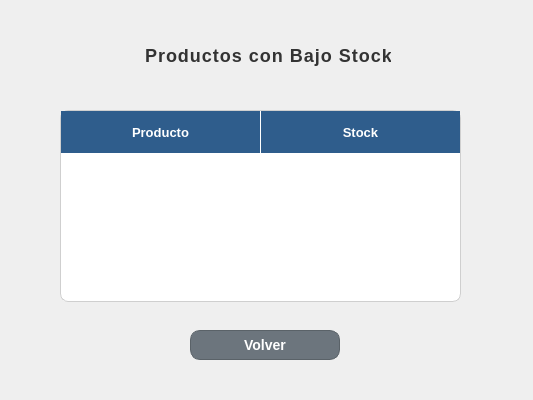
<?xml version="1.0" encoding="UTF-8"?>
<ui version="4.0">
 <class>Dialog</class>
 <widget class="QDialog" name="Dialog">
  <property name="geometry">
   <rect>
    <x>0</x>
    <y>0</y>
    <width>533</width>
    <height>400</height>
   </rect>
  </property>
  <property name="windowTitle">
   <string>Dialog</string>
  </property>
  <property name="styleSheet">
   <string notr="true">QWidget#Form {
    background-color: #F8FAF6; /* Un blanco roto/claro muy elegante */
}


QLabel#label {
    color: #2C3E50;
    font-size: 18px;
    font-weight: bold;
    letter-spacing: 1px;
    margin-bottom: 10px;
}

/* Estilo para las etiquetas de texto (Nombre, Usuario, etc.) */
QLabel {
    color: #4A5568;
    font-size: 13px;
    font-weight: bold;
}

/* Campos de Texto e Inputs */
QLineEdit, QComboBox {
    background-color: #FFFFFF;
    border: 1px solid #CBD5E1;
    border-radius: 6px;
    padding: 5px 10px;
    font-size: 13px;
    color: #334155;
}

QLineEdit:focus, QComboBox:focus {
    border: 2px solid #FF9100; /* Resalta en naranja al hacer clic */
}

/* La Tabla de Usuarios */
QTableWidget {
    background-color: #FFFFFF;
    border: 1px solid #E2E8F0;
    border-radius: 8px;
    gridline-color: #F1F5F9;
    font-size: 13px;
}

QHeaderView::section {
    background-color: #334155; /* Cabecera oscura para contraste pro */
    color: #FFFFFF;
    padding: 6px;
    font-weight: bold;
    border: none;
}

/* --- ESTILOS DE LOS BOTONES --- */

/* Botón Crear (Naranja Corporativo) */
QPushButton#btn_registrar {
    background-color: #FF9100;
    color: #FFFFFF;
    border: none;
    border-radius: 6px;
    font-weight: bold;
    font-size: 13px;
}
QPushButton#btn_registrar:hover {
    background-color: #FB8C00;
}

/* Botón Eliminar (Gris/Rojo sutil de advertencia) */
QPushButton#btn_eliminar {
    background-color: #FEE2E2; /* Fondo rojo muy clarito */
    color: #EF4444; /* Texto rojo */
    border: 1px solid #FCA5A5;
    border-radius: 6px;
    font-weight: bold;
    font-size: 13px;
}
QPushButton#btn_eliminar:hover {
    background-color: #EF4444;
    color: #FFFFFF;
}

/* Botón Volver (Estilo elegante y neutro) */
QPushButton#btn_volver {
    background-color: #64748B; /* Gris slate */
    color: #FFFFFF;
    border: none;
    border-radius: 6px;
    font-weight: bold;
    font-size: 13px;
}
QPushButton#btn_volver:hover {
    background-color: #475569;
}</string>
  </property>
  <widget class="QLabel" name="label">
   <property name="geometry">
    <rect>
     <x>140</x>
     <y>40</y>
     <width>251</width>
     <height>41</height>
    </rect>
   </property>
   <property name="font">
    <font>
     <pointsize>-1</pointsize>
     <weight>75</weight>
     <bold>true</bold>
    </font>
   </property>
   <property name="styleSheet">
    <string notr="true">color: #333333;</string>
   </property>
   <property name="text">
    <string>Productos con Bajo Stock</string>
   </property>
  </widget>
  <widget class="QTableWidget" name="tablaStock">
   <property name="geometry">
    <rect>
     <x>60</x>
     <y>110</y>
     <width>401</width>
     <height>192</height>
    </rect>
   </property>
   <property name="styleSheet">
    <string notr="true">QTableWidget {
    background-color: white;
    border: 1px solid #CFCFCF;
    gridline-color: #DADADA;
    font-size: 13px;
    color: #333333;
    selection-background-color: #D6E4F0;
}

QHeaderView::section {
    background-color: #2F5D8C;
    color: white;
    font-weight: bold;
    font-size: 13px;
    border-right: 1px solid white;
    height: 30px;
}

QTableCornerButton::section {
    background-color: #2F5D8C;
    border: none;
}</string>
   </property>
   <property name="horizontalScrollBarPolicy">
    <enum>Qt::ScrollBarAlwaysOff</enum>
   </property>
   <property name="selectionBehavior">
    <enum>QAbstractItemView::SelectRows</enum>
   </property>
   <property name="showGrid">
    <bool>true</bool>
   </property>
   <attribute name="horizontalHeaderDefaultSectionSize">
    <number>200</number>
   </attribute>
   <attribute name="horizontalHeaderStretchLastSection">
    <bool>true</bool>
   </attribute>
   <column>
    <property name="text">
     <string>Producto</string>
    </property>
    <property name="font">
     <font>
      <pointsize>10</pointsize>
     </font>
    </property>
   </column>
   <column>
    <property name="text">
     <string>Stock</string>
    </property>
    <property name="font">
     <font>
      <pointsize>10</pointsize>
     </font>
    </property>
   </column>
  </widget>
  <widget class="QPushButton" name="btnVolver">
   <property name="geometry">
    <rect>
     <x>190</x>
     <y>330</y>
     <width>150</width>
     <height>30</height>
    </rect>
   </property>
   <property name="styleSheet">
    <string notr="true">QPushButton {
    background-color: #6C757D;
    color: white;
    border-radius: 10px;
    font-weight: bold;
    font-size: 14px;
    border: 1px solid #5A6268;
}

QPushButton:hover {
    background-color: #5A6268;
}

QPushButton:pressed {
    background-color: #4E555B;
}</string>
   </property>
   <property name="text">
    <string>Volver</string>
   </property>
  </widget>
 </widget>
 <resources/>
 <connections/>
</ui>
